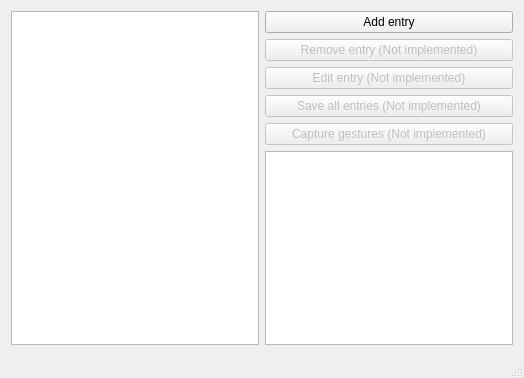
<?xml version="1.0" encoding="UTF-8"?>
<ui version="4.0">
 <class>MainWindow</class>
 <widget class="QMainWindow" name="MainWindow">
  <property name="geometry">
   <rect>
    <x>0</x>
    <y>0</y>
    <width>524</width>
    <height>378</height>
   </rect>
  </property>
  <property name="windowTitle">
   <string>MainWindow</string>
  </property>
  <widget class="QWidget" name="centralWidget">
   <layout class="QHBoxLayout" name="horizontalLayout">
    <item>
     <widget class="QListWidget" name="entryListWidget"/>
    </item>
    <item>
     <layout class="QVBoxLayout" name="verticalLayout">
      <item>
       <widget class="QPushButton" name="addEntryButton">
        <property name="text">
         <string>Add entry</string>
        </property>
       </widget>
      </item>
      <item>
       <widget class="QPushButton" name="removeEntryButton">
        <property name="enabled">
         <bool>false</bool>
        </property>
        <property name="text">
         <string>Remove entry (Not implemented)</string>
        </property>
       </widget>
      </item>
      <item>
       <widget class="QPushButton" name="editEntryButton">
        <property name="enabled">
         <bool>false</bool>
        </property>
        <property name="text">
         <string>Edit entry (Not implemented)</string>
        </property>
       </widget>
      </item>
      <item>
       <widget class="QPushButton" name="saveButton">
        <property name="enabled">
         <bool>false</bool>
        </property>
        <property name="text">
         <string>Save all entries (Not implemented)</string>
        </property>
       </widget>
      </item>
      <item>
       <widget class="QPushButton" name="captureButton">
        <property name="enabled">
         <bool>false</bool>
        </property>
        <property name="text">
         <string>Capture gestures (Not implemented)</string>
        </property>
       </widget>
      </item>
      <item>
       <widget class="QPlainTextEdit" name="dataVisualizer">
        <property name="undoRedoEnabled">
         <bool>false</bool>
        </property>
        <property name="readOnly">
         <bool>true</bool>
        </property>
        <property name="tabStopWidth">
         <number>20</number>
        </property>
        <property name="textInteractionFlags">
         <set>Qt::TextSelectableByKeyboard|Qt::TextSelectableByMouse</set>
        </property>
       </widget>
      </item>
     </layout>
    </item>
   </layout>
  </widget>
  <widget class="QMenuBar" name="menuBar">
   <property name="geometry">
    <rect>
     <x>0</x>
     <y>0</y>
     <width>524</width>
     <height>25</height>
    </rect>
   </property>
  </widget>
  <widget class="QStatusBar" name="statusBar"/>
 </widget>
 <layoutdefault spacing="6" margin="11"/>
 <resources/>
 <connections/>
</ui>
